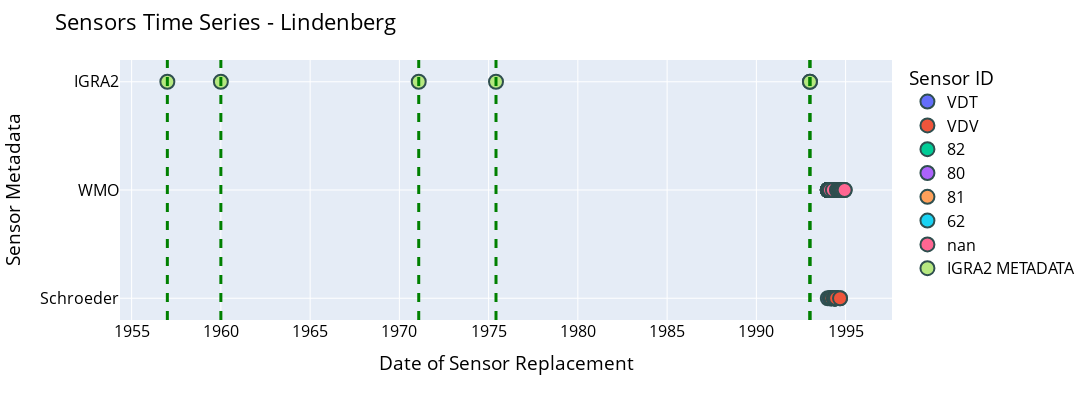

The notebook cell this image was saved under:
### Markdown cell above
## Time series of the sensor changes for the station 

Making a time series with the changes in the sensor id types, or relevant IGRA2 metadata. 

Each dot corresponds to a specific sonde type as indicated by the colors in the legend, both for the WMO and the Schroeder's data.
The complete list with the description of the instruments is provided below.

Green dots and green vertical lines represent IGRA2 metadata relative to the station, which might include also sensor information, but non exclusively.

### Code cell
import plotly.express as px


#filter date
data_df = data_df.loc[data_df.date_time <= pd.Timestamp('1995-01-01')]
fig = px.scatter(data_df, x="date_time", y="value", color="sensor_id",
                hover_name="sensor_id", hover_data=["comment"]
                )

fig.update_layout(title='Sensors Time Series - ' + station_name)
fig.update_yaxes( ticktext= ['Schroeder', 'WMO', 'IGRA2'],
                  tickvals= [1,2,3])

fig.update_layout(width= 1800, height = 400)

fig.update_layout(
    xaxis_title="Date of Sensor Replacement",
    yaxis_title="Sensor Metadata",
    legend_title="Sensor ID",
    font=dict(
        size=16,
        color="black"
    )
)

fig.update_traces(marker=dict(size=14,
                              line=dict(width=2,
                                        color='DarkSlateGrey')),
                  selector=dict(mode='markers'))




for d in stat_igra2.date_time:
    fig.add_vline(x=d, line_width=3, line_dash="dash", line_color="green")



fig.update_layout(hovermode="x unified")

fig.update_layout(
yaxis = dict(
tickfont = dict(size=16)))


fig.show()

### Figure 1 — Plotly figure (JSON) as saved in the notebook; plotly's stock layout.template omitted (floating-point values rounded to 4 significant figures)
{"data": [{"customdata": [["  VDT Vaisala RS80 PC Cora auto corr, ranging wind 31313=46203^ <F=T403FL or 1680AL,P=Ac,T=CB,U=A,W=Ta>"], ["  VDT Vaisala RS80 PC Cora auto corr, ranging wind 31313=46203^ <F=T403FL or 1680AL,P=Ac,T=CB,U=A,W=Ta>"], ["  VDT Vaisala RS80 PC Cora auto corr, ranging wind 31313=46203^ <F=T403FL or 1680AL,P=Ac,T=CB,U=A,W=Ta>"], ["  VDT Vaisala RS80 PC Cora auto corr, ranging wind 31313=46203^ <F=T403FL or 1680AL,P=Ac,T=CB,U=A,W=Ta>"], ["  VDT Vaisala RS80 PC Cora auto corr, ranging wind 31313=46203^ <F=T403FL or 1680AL,P=Ac,T=CB,U=A,W=Ta>"], ["  VDT Vaisala RS80 PC Cora auto corr, ranging wind 31313=46203^ <F=T403FL or 1680AL,P=Ac,T=CB,U=A,W=Ta>"], ["  VDT Vaisala RS80 PC Cora auto corr, ranging wind 31313=46203^ <F=T403FL or 1680AL,P=Ac,T=CB,U=A,W=Ta>"], ["  VDT Vaisala RS80 PC Cora auto corr, ranging wind 31313=46203^ <F=T403FL or 1680AL,P=Ac,T=CB,U=A,W=Ta>"], ["  VDT Vaisala RS80 PC Cora auto corr, ranging wind 31313=46203^ <F=T403FL or 1680AL,P=Ac,T=CB,U=A,W=Ta>"], ["  VDT Vaisala RS80 PC Cora auto corr, ranging wind 31313=46203^ <F=T403FL or 1680AL,P=Ac,T=CB,U=A,W=Ta>"], ["  VDT Vaisala RS80 PC Cora auto corr, ranging wind 31313=46203^ <F=T403FL or 1680AL,P=Ac,T=CB,U=A,W=Ta>"], ["  VDT Vaisala RS80 PC Cora auto corr, ranging wind 31313=46203^ <F=T403FL or 1680AL,P=Ac,T=CB,U=A,W=Ta>"], ["  VDT Vaisala RS80 PC Cora auto corr, ranging wind 31313=46203^ <F=T403FL or 1680AL,P=Ac,T=CB,U=A,W=Ta>"], ["  VDT Vaisala RS80 PC Cora auto corr, ranging wind 31313=46203^ <F=T403FL or 1680AL,P=Ac,T=CB,U=A,W=Ta>"]], "hovertemplate": "<b>%{hovertext}</b><br><br>sensor_id=VDT <br>date_time=%{x}<br>value=%{y}<br>comment=%{customdata[0]}<extra></extra>", "hovertext": ["VDT ", "VDT ", "VDT ", "VDT ", "VDT ", "VDT ", "VDT ", "VDT ", "VDT ", "VDT ", "VDT ", "VDT ", "VDT ", "VDT "], "legendgroup": "VDT ", "marker": {"color": "#636efa", "line": {"color": "DarkSlateGrey", "width": 2}, "size": 14, "symbol": "circle"}, "mode": "markers", "name": "VDT ", "orientation": "v", "showlegend": true, "type": "scatter", "x": ["1993-12-31T23:00:00", "1994-02-14T23:00:00", "1994-03-17T17:00:00", "1994-03-23T11:00:00", "1994-05-09T18:00:00", "1994-05-10T05:00:00", "1994-05-10T17:00:00", "1994-05-11T11:00:00", "1994-06-06T11:00:00", "1994-06-08T11:00:00", "1994-06-09T18:00:00", "1994-06-14T17:00:00", "1994-06-21T11:00:00", "1994-09-09T17:00:00"], "xaxis": "x", "y": [1, 1, 1, 1, 1, 1, 1, 1, 1, 1, 1, 1, 1, 1], "yaxis": "y"}, {"customdata": [["  VDV Vaisala RS80 PC Cora auto corr, Omega wind 31313=46205^ <F=T403FL or 1680AL,P=Ac,T=CB,U=A,N=O>"], ["  VDV Vaisala RS80 PC Cora auto corr, Omega wind 31313=46205^ <F=T403FL or 1680AL,P=Ac,T=CB,U=A,N=O>"], ["  VDV Vaisala RS80 PC Cora auto corr, Omega wind 31313=46205^ <F=T403FL or 1680AL,P=Ac,T=CB,U=A,N=O>"], ["  VDV Vaisala RS80 PC Cora auto corr, Omega wind 31313=46205^ <F=T403FL or 1680AL,P=Ac,T=CB,U=A,N=O>"], ["  VDV Vaisala RS80 PC Cora auto corr, Omega wind 31313=46205^ <F=T403FL or 1680AL,P=Ac,T=CB,U=A,N=O>"], ["  VDV Vaisala RS80 PC Cora auto corr, Omega wind 31313=46205^ <F=T403FL or 1680AL,P=Ac,T=CB,U=A,N=O>"], ["  VDV Vaisala RS80 PC Cora auto corr, Omega wind 31313=46205^ <F=T403FL or 1680AL,P=Ac,T=CB,U=A,N=O>"], ["  VDV Vaisala RS80 PC Cora auto corr, Omega wind 31313=46205^ <F=T403FL or 1680AL,P=Ac,T=CB,U=A,N=O>"], ["  VDV Vaisala RS80 PC Cora auto corr, Omega wind 31313=46205^ <F=T403FL or 1680AL,P=Ac,T=CB,U=A,N=O>"], ["  VDV Vaisala RS80 PC Cora auto corr, Omega wind 31313=46205^ <F=T403FL or 1680AL,P=Ac,T=CB,U=A,N=O>"], ["  VDV Vaisala RS80 PC Cora auto corr, Omega wind 31313=46205^ <F=T403FL or 1680AL,P=Ac,T=CB,U=A,N=O>"], ["  VDV Vaisala RS80 PC Cora auto corr, Omega wind 31313=46205^ <F=T403FL or 1680AL,P=Ac,T=CB,U=A,N=O>"], ["  VDV Vaisala RS80 PC Cora auto corr, Omega wind 31313=46205^ <F=T403FL or 1680AL,P=Ac,T=CB,U=A,N=O>"]], "hovertemplate": "<b>%{hovertext}</b><br><br>sensor_id=VDV <br>date_time=%{x}<br>value=%{y}<br>comment=%{customdata[0]}<extra></extra>", "hovertext": ["VDV ", "VDV ", "VDV ", "VDV ", "VDV ", "VDV ", "VDV ", "VDV ", "VDV ", "VDV ", "VDV ", "VDV ", "VDV "], "legendgroup": "VDV ", "marker": {"color": "#EF553B", "line": {"color": "DarkSlateGrey", "width": 2}, "size": 14, "symbol": "circle"}, "mode": "markers", "name": "VDV ", "orientation": "v", "showlegend": true, "type": "scatter", "x": ["1994-02-14T12:00:00", "1994-03-17T05:00:00", "1994-03-19T18:00:00", "1994-05-09T11:00:00", "1994-05-09T23:00:00", "1994-05-10T11:00:00", "1994-05-11T05:00:00", "1994-05-24T11:00:00", "1994-06-08T05:00:00", "1994-06-08T17:00:00", "1994-06-09T23:00:00", "1994-06-21T05:00:00", "1994-09-08T11:00:00"], "xaxis": "x", "y": [1, 1, 1, 1, 1, 1, 1, 1, 1, 1, 1, 1, 1], "yaxis": "y"}, {"customdata": [["Sippican MK2 GPS/STAR (United States) with rod thermistor, carbon element   and derived pressure    "], ["Sippican MK2 GPS/STAR (United States) with rod thermistor, carbon element   and derived pressure    "], ["Sippican MK2 GPS/STAR (United States) with rod thermistor, carbon element   and derived pressure    "], ["Sippican MK2 GPS/STAR (United States) with rod thermistor, carbon element   and derived pressure    "], ["Sippican MK2 GPS/STAR (United States) with rod thermistor, carbon element   and derived pressure    "], ["Sippican MK2 GPS/STAR (United States) with rod thermistor, carbon element   and derived pressure    "], ["Sippican MK2 GPS/STAR (United States) with rod thermistor, carbon element   and derived pressure    "], ["Sippican MK2 GPS/STAR (United States) with rod thermistor, carbon element   and derived pressure    "], ["Sippican MK2 GPS/STAR (United States) with rod thermistor, carbon element   and derived pressure    "], ["Sippican MK2 GPS/STAR (United States) with rod thermistor, carbon element   and derived pressure    "], ["Sippican MK2 GPS/STAR (United States) with rod thermistor, carbon element   and derived pressure    "], ["Sippican MK2 GPS/STAR (United States) with rod thermistor, carbon element   and derived pressure    "], ["Sippican MK2 GPS/STAR (United States) with rod thermistor, carbon element   and derived pressure    "], ["Sippican MK2 GPS/STAR (United States) with rod thermistor, carbon element   and derived pressure    "], ["Sippican MK2 GPS/STAR (United States) with rod thermistor, carbon element   and derived pressure    "], ["Sippican MK2 GPS/STAR (United States) with rod thermistor, carbon element   and derived pressure    "], ["Sippican MK2 GPS/STAR (United States) with rod thermistor, carbon element   and derived pressure    "], ["Sippican MK2 GPS/STAR (United States) with rod thermistor, carbon element   and derived pressure    "], ["Sippican MK2 GPS/STAR (United States) with rod thermistor, carbon element   and derived pressure    "], ["Sippican MK2 GPS/STAR (United States) with rod thermistor, carbon element   and derived pressure    "], ["Sippican MK2 GPS/STAR (United States) with rod thermistor, carbon element   and derived pressure    "], ["Sippican MK2 GPS/STAR (United States) with rod thermistor, carbon element   and derived pressure    "], ["Sippican MK2 GPS/STAR (United States) with rod thermistor, carbon element   and derived pressure    "], ["Sippican MK2 GPS/STAR (United States) with rod thermistor, carbon element   and derived pressure    "], ["Sippican MK2 GPS/STAR (United States) with rod thermistor, carbon element   and derived pressure    "], ["Sippican MK2 GPS/STAR (United States) with rod thermistor, carbon element   and derived pressure    "], ["Sippican MK2 GPS/STAR (United States) with rod thermistor, carbon element   and derived pressure    "], ["Sippican MK2 GPS/STAR (United States) with rod thermistor, carbon element   and derived pressure    "], ["Sippican MK2 GPS/STAR (United States) with rod thermistor, carbon element   and derived pressure    "], ["Sippican MK2 GPS/STAR (United States) with rod thermistor, carbon element   and derived pressure    "], ["Sippican MK2 GPS/STAR (United States) with rod thermistor, carbon element   and derived pressure    "], ["Sippican MK2 GPS/STAR (United States) with rod thermistor, carbon element   and derived pressure    "], ["Sippican MK2 GPS/STAR (United States) with rod thermistor, carbon element   and derived pressure    "], ["Sippican MK2 GPS/STAR (United States) with rod thermistor, carbon element   and derived pressure    "], ["Sippican MK2 GPS/STAR (United States) with rod thermistor, carbon element   and derived pressure    "], ["Sippican MK2 GPS/STAR (United States) with rod thermistor, carbon element   and derived pressure    "], ["Sippican MK2 GPS/STAR (United States) with rod thermistor, carbon element   and derived pressure    "], ["Sippican MK2 GPS/STAR (United States) with rod thermistor, carbon element   and derived pressure    "], ["Sippican MK2 GPS/STAR (United States) with rod thermistor, carbon element   and derived pressure    "], ["Sippican MK2 GPS/STAR (United States) with rod thermistor, carbon element   and derived pressure    "], ["Sippican MK2 GPS/STAR (United States) with rod thermistor, carbon element   and derived pressure    "], ["Sippican MK2 GPS/STAR (United States) with rod thermistor, carbon element   and derived pressure    "], ["Sippican MK2 GPS/STAR (United States) with rod thermistor, carbon element   and derived pressure    "], ["Sippican MK2 GPS/STAR (United States) with rod thermistor, carbon element   and derived pressure    "], ["Sippican MK2 GPS/STAR (United States) with rod thermistor, carbon element   and derived pressure    "], ["Sippican MK2 GPS/STAR (United States) with rod thermistor, carbon element   and derived pressure    "], ["Sippican MK2 GPS/STAR (United States) with rod thermistor, carbon element   and derived pressure    "], ["Sippican MK2 GPS/STAR (United States) with rod thermistor, carbon element   and derived pressure    "], ["Sippican MK2 GPS/STAR (United States) with rod thermistor, carbon element   and derived pressure    "], ["Sippican MK2 GPS/STAR (United States) with rod thermistor, carbon element   and derived pressure    "], ["Sippican MK2 GPS/STAR (United States) with rod thermistor, carbon element   and derived pressure    "], ["Sippican MK2 GPS/STAR (United States) with rod thermistor, carbon element   and derived pressure    "], ["Sippican MK2 GPS/STAR (United States) with rod thermistor, carbon element   and derived pressure    "], ["Sippican MK2 GPS/STAR (United States) with rod thermistor, carbon element   and derived pressure    "], ["Sippican MK2 GPS/STAR (United States) with rod thermistor, carbon element   and derived pressure    "], ["Sippican MK2 GPS/STAR (United States) with rod thermistor, carbon element   and derived pressure    "], ["Sippican MK2 GPS/STAR (United States) with rod thermistor, carbon element   and derived pressure    "]], "hovertemplate": "<b>%{hovertext}</b><br><br>sensor_id=82<br>date_time=%{x}<br>value=%{y}<br>comment=%{customdata[0]}<extra></extra>", "hovertext": ["82", "82", "82", "82", "82", "82", "82", "82", "82", "82", "82", "82", "82", "82", "82", "82", "82", "82", "82", "82", "82", "82", "82", "82", "82", "82", "82", "82", "82", "82", "82", "82", "82", "82", "82", "82", "82", "82", "82", "82", "82", "82", "82", "82", "82", "82", "82", "82", "82", "82", "82", "82", "82", "82", "82", "82", "82"], "legendgroup": "82", "marker": {"color": "#00cc96", "line": {"color": "DarkSlateGrey", "width": 2}, "size": 14, "symbol": "circle"}, "mode": "markers", "name": "82", "orientation": "v", "showlegend": true, "type": "scatter", "x": ["1993-12-31T23:00:00", "1994-01-01T23:00:00", "1994-01-02T23:00:00", "1994-01-04T00:00:00", "1994-01-05T00:00:00", "1994-01-05T23:00:00", "1994-01-06T23:00:00", "1994-01-09T23:00:00", "1994-01-12T23:00:00", "1994-01-13T23:00:00", "1994-01-14T23:00:00", "1994-01-15T23:00:00", "1994-01-16T23:00:00", "1994-01-17T23:00:00", "1994-01-18T23:00:00", "1994-01-19T23:00:00", "1994-01-20T23:00:00", "1994-01-21T23:00:00", "1994-01-22T23:00:00", "1994-01-23T23:00:00", "1994-01-24T23:00:00", "1994-01-25T23:00:00", "1994-01-26T23:00:00", "1994-01-27T23:00:00", "1994-01-28T23:00:00", "1994-01-29T23:00:00", "1994-01-30T23:00:00", "1994-01-31T23:00:00", "1994-02-04T23:00:00", "1994-02-05T23:00:00", "1994-02-06T23:00:00", "1994-02-07T23:00:00", "1994-02-09T23:00:00", "1994-02-10T23:00:00", "1994-02-11T23:00:00", "1994-02-12T23:00:00", "1994-02-17T23:00:00", "1994-02-19T23:00:00", "1994-02-20T23:00:00", "1994-02-21T23:00:00", "1994-02-22T23:00:00", "1994-02-25T23:00:00", "1994-02-27T23:00:00", "1994-03-01T23:00:00", "1994-03-02T23:00:00", "1994-03-03T23:00:00", "1994-03-06T23:00:00", "1994-03-07T23:00:00", "1994-03-08T23:00:00", "1994-03-13T23:00:00", "1994-03-14T23:00:00", "1994-03-15T23:00:00", "1994-03-16T23:00:00", "1994-03-17T23:00:00", "1994-03-18T23:00:00", "1994-03-19T23:00:00", "1994-03-20T23:00:00"], "xaxis": "x", "y": [2, 2, 2, 2, 2, 2, 2, 2, 2, 2, 2, 2, 2, 2, 2, 2, 2, 2, 2, 2, 2, 2, 2, 2, 2, 2, 2, 2, 2, 2, 2, 2, 2, 2, 2, 2, 2, 2, 2, 2, 2, 2, 2, 2, 2, 2, 2, 2, 2, 2, 2, 2, 2, 2, 2, 2, 2], "yaxis": "y"}, {"customdata": [["Vaisala RS92/Digicora III (Finland)               "], ["Vaisala RS92/Digicora III (Finland)               "], ["Vaisala RS92/Digicora III (Finland)               "], ["Vaisala RS92/Digicora III (Finland)               "], ["Vaisala RS92/Digicora III (Finland)               "], ["Vaisala RS92/Digicora III (Finland)               "], ["Vaisala RS92/Digicora III (Finland)               "], ["Vaisala RS92/Digicora III (Finland)               "], ["Vaisala RS92/Digicora III (Finland)               "], ["Vaisala RS92/Digicora III (Finland)               "], ["Vaisala RS92/Digicora III (Finland)               "], ["Vaisala RS92/Digicora III (Finland)               "], ["Vaisala RS92/Digicora III (Finland)               "], ["Vaisala RS92/Digicora III (Finland)               "], ["Vaisala RS92/Digicora III (Finland)               "], ["Vaisala RS92/Digicora III (Finland)               "], ["Vaisala RS92/Digicora III (Finland)               "], ["Vaisala RS92/Digicora III (Finland)               "], ["Vaisala RS92/Digicora III (Finland)               "], ["Vaisala RS92/Digicora III (Finland)               "], ["Vaisala RS92/Digicora III (Finland)               "], ["Vaisala RS92/Digicora III (Finland)               "], ["Vaisala RS92/Digicora III (Finland)               "], ["Vaisala RS92/Digicora III (Finland)               "], ["Vaisala RS92/Digicora III (Finland)               "], ["Vaisala RS92/Digicora III (Finland)               "], ["Vaisala RS92/Digicora III (Finland)               "], ["Vaisala RS92/Digicora III (Finland)               "], ["Vaisala RS92/Digicora III (Finland)               "], ["Vaisala RS92/Digicora III (Finland)               "], ["Vaisala RS92/Digicora III (Finland)               "], ["Vaisala RS92/Digicora III (Finland)               "], ["Vaisala RS92/Digicora III (Finland)               "], ["Vaisala RS92/Digicora III (Finland)               "], ["Vaisala RS92/Digicora III (Finland)               "], ["Vaisala RS92/Digicora III (Finland)               "], ["Vaisala RS92/Digicora III (Finland)               "], ["Vaisala RS92/Digicora III (Finland)               "], ["Vaisala RS92/Digicora III (Finland)               "], ["Vaisala RS92/Digicora III (Finland)               "], ["Vaisala RS92/Digicora III (Finland)               "], ["Vaisala RS92/Digicora III (Finland)               "], ["Vaisala RS92/Digicora III (Finland)               "], ["Vaisala RS92/Digicora III (Finland)               "], ["Vaisala RS92/Digicora III (Finland)               "], ["Vaisala RS92/Digicora III (Finland)               "], ["Vaisala RS92/Digicora III (Finland)               "], ["Vaisala RS92/Digicora III (Finland)               "], ["Vaisala RS92/Digicora III (Finland)               "], ["Vaisala RS92/Digicora III (Finland)               "], ["Vaisala RS92/Digicora III (Finland)               "], ["Vaisala RS92/Digicora III (Finland)               "], ["Vaisala RS92/Digicora III (Finland)               "], ["Vaisala RS92/Digicora III (Finland)               "], ["Vaisala RS92/Digicora III (Finland)               "], ["Vaisala RS92/Digicora III (Finland)               "], ["Vaisala RS92/Digicora III (Finland)               "], ["Vaisala RS92/Digicora III (Finland)               "], ["Vaisala RS92/Digicora III (Finland)               "], ["Vaisala RS92/Digicora III (Finland)               "], ["Vaisala RS92/Digicora III (Finland)               "], ["Vaisala RS92/Digicora III (Finland)               "], ["Vaisala RS92/Digicora III (Finland)               "], ["Vaisala RS92/Digicora III (Finland)               "], ["Vaisala RS92/Digicora III (Finland)               "]], "hovertemplate": "<b>%{hovertext}</b><br><br>sensor_id=80<br>date_time=%{x}<br>value=%{y}<br>comment=%{customdata[0]}<extra></extra>", "hovertext": ["80", "80", "80", "80", "80", "80", "80", "80", "80", "80", "80", "80", "80", "80", "80", "80", "80", "80", "80", "80", "80", "80", "80", "80", "80", "80", "80", "80", "80", "80", "80", "80", "80", "80", "80", "80", "80", "80", "80", "80", "80", "80", "80", "80", "80", "80", "80", "80", "80", "80", "80", "80", "80", "80", "80", "80", "80", "80", "80", "80", "80", "80", "80", "80", "80"], "legendgroup": "80", "marker": {"color": "#ab63fa", "line": {"color": "DarkSlateGrey", "width": 2}, "size": 14, "symbol": "circle"}, "mode": "markers", "name": "80", "orientation": "v", "showlegend": true, "type": "scatter", "x": ["1994-01-01T05:00:00", "1994-01-03T05:00:00", "1994-01-04T05:00:00", "1994-01-05T05:00:00", "1994-01-06T05:00:00", "1994-01-08T05:00:00", "1994-01-10T05:00:00", "1994-01-12T05:00:00", "1994-01-13T05:00:00", "1994-01-14T05:00:00", "1994-01-15T05:00:00", "1994-01-16T05:00:00", "1994-01-17T06:00:00", "1994-01-18T05:00:00", "1994-01-19T05:00:00", "1994-01-20T05:00:00", "1994-01-21T05:00:00", "1994-01-22T05:00:00", "1994-01-23T05:00:00", "1994-01-24T05:00:00", "1994-01-25T06:00:00", "1994-01-26T05:00:00", "1994-01-27T06:00:00", "1994-01-28T05:00:00", "1994-01-29T05:00:00", "1994-01-30T06:00:00", "1994-01-31T05:00:00", "1994-02-01T05:00:00", "1994-02-02T05:00:00", "1994-02-04T05:00:00", "1994-02-07T05:00:00", "1994-02-08T05:00:00", "1994-02-09T05:00:00", "1994-02-10T05:00:00", "1994-02-11T05:00:00", "1994-02-12T05:00:00", "1994-02-13T05:00:00", "1994-02-16T05:00:00", "1994-02-19T05:00:00", "1994-02-20T05:00:00", "1994-02-21T05:00:00", "1994-02-22T05:00:00", "1994-02-23T05:00:00", "1994-02-24T05:00:00", "1994-02-25T05:00:00", "1994-02-26T05:00:00", "1994-02-27T05:00:00", "1994-02-28T05:00:00", "1994-03-01T05:00:00", "1994-03-03T05:00:00", "1994-03-04T05:00:00", "1994-03-05T05:00:00", "1994-03-06T05:00:00", "1994-03-07T05:00:00", "1994-03-08T05:00:00", "1994-03-09T05:00:00", "1994-03-10T05:00:00", "1994-03-12T05:00:00", "1994-03-13T05:00:00", "1994-03-14T05:00:00", "1994-03-15T05:00:00", "1994-03-16T05:00:00", "1994-03-18T05:00:00", "1994-03-20T05:00:00", "1994-03-21T05:00:00"], "xaxis": "x", "y": [2, 2, 2, 2, 2, 2, 2, 2, 2, 2, 2, 2, 2, 2, 2, 2, 2, 2, 2, 2, 2, 2, 2, 2, 2, 2, 2, 2, 2, 2, 2, 2, 2, 2, 2, 2, 2, 2, 2, 2, 2, 2, 2, 2, 2, 2, 2, 2, 2, 2, 2, 2, 2, 2, 2, 2, 2, 2, 2, 2, 2, 2, 2, 2, 2], "yaxis": "y"}, {"customdata": [["Vaisala RS92/Autosonde (Finland)                "], ["Vaisala RS92/Autosonde (Finland)                "], ["Vaisala RS92/Autosonde (Finland)                "], ["Vaisala RS92/Autosonde (Finland)                "], ["Vaisala RS92/Autosonde (Finland)                "], ["Vaisala RS92/Autosonde (Finland)                "], ["Vaisala RS92/Autosonde (Finland)                "], ["Vaisala RS92/Autosonde (Finland)                "], ["Vaisala RS92/Autosonde (Finland)                "], ["Vaisala RS92/Autosonde (Finland)                "], ["Vaisala RS92/Autosonde (Finland)                "], ["Vaisala RS92/Autosonde (Finland)                "], ["Vaisala RS92/Autosonde (Finland)                "], ["Vaisala RS92/Autosonde (Finland)                "], ["Vaisala RS92/Autosonde (Finland)                "], ["Vaisala RS92/Autosonde (Finland)                "], ["Vaisala RS92/Autosonde (Finland)                "], ["Vaisala RS92/Autosonde (Finland)                "], ["Vaisala RS92/Autosonde (Finland)                "], ["Vaisala RS92/Autosonde (Finland)                "], ["Vaisala RS92/Autosonde (Finland)                "], ["Vaisala RS92/Autosonde (Finland)                "], ["Vaisala RS92/Autosonde (Finland)                "], ["Vaisala RS92/Autosonde (Finland)                "], ["Vaisala RS92/Autosonde (Finland)                "], ["Vaisala RS92/Autosonde (Finland)                "], ["Vaisala RS92/Autosonde (Finland)                "], ["Vaisala RS92/Autosonde (Finland)                "], ["Vaisala RS92/Autosonde (Finland)                "], ["Vaisala RS92/Autosonde (Finland)                "], ["Vaisala RS92/Autosonde (Finland)                "], ["Vaisala RS92/Autosonde (Finland)                "], ["Vaisala RS92/Autosonde (Finland)                "], ["Vaisala RS92/Autosonde (Finland)                "], ["Vaisala RS92/Autosonde (Finland)                "], ["Vaisala RS92/Autosonde (Finland)                "], ["Vaisala RS92/Autosonde (Finland)                "], ["Vaisala RS92/Autosonde (Finland)                "], ["Vaisala RS92/Autosonde (Finland)                "], ["Vaisala RS92/Autosonde (Finland)                "], ["Vaisala RS92/Autosonde (Finland)                "], ["Vaisala RS92/Autosonde (Finland)                "], ["Vaisala RS92/Autosonde (Finland)                "], ["Vaisala RS92/Autosonde (Finland)                "], ["Vaisala RS92/Autosonde (Finland)                "], ["Vaisala RS92/Autosonde (Finland)                "], ["Vaisala RS92/Autosonde (Finland)                "], ["Vaisala RS92/Autosonde (Finland)                "], ["Vaisala RS92/Autosonde (Finland)                "], ["Vaisala RS92/Autosonde (Finland)                "], ["Vaisala RS92/Autosonde (Finland)                "], ["Vaisala RS92/Autosonde (Finland)                "], ["Vaisala RS92/Autosonde (Finland)                "], ["Vaisala RS92/Autosonde (Finland)                "], ["Vaisala RS92/Autosonde (Finland)                "], ["Vaisala RS92/Autosonde (Finland)                "], ["Vaisala RS92/Autosonde (Finland)                "], ["Vaisala RS92/Autosonde (Finland)                "], ["Vaisala RS92/Autosonde (Finland)                "], ["Vaisala RS92/Autosonde (Finland)                "], ["Vaisala RS92/Autosonde (Finland)                "], ["Vaisala RS92/Autosonde (Finland)                "], ["Vaisala RS92/Autosonde (Finland)                "], ["Vaisala RS92/Autosonde (Finland)                "], ["Vaisala RS92/Autosonde (Finland)                "], ["Vaisala RS92/Autosonde (Finland)                "], ["Vaisala RS92/Autosonde (Finland)                "], ["Vaisala RS92/Autosonde (Finland)                "], ["Vaisala RS92/Autosonde (Finland)                "], ["Vaisala RS92/Autosonde (Finland)                "], ["Vaisala RS92/Autosonde (Finland)                "], ["Vaisala RS92/Autosonde (Finland)                "], ["Vaisala RS92/Autosonde (Finland)                "], ["Vaisala RS92/Autosonde (Finland)                "], ["Vaisala RS92/Autosonde (Finland)                "], ["Vaisala RS92/Autosonde (Finland)                "], ["Vaisala RS92/Autosonde (Finland)                "]], "hovertemplate": "<b>%{hovertext}</b><br><br>sensor_id=81<br>date_time=%{x}<br>value=%{y}<br>comment=%{customdata[0]}<extra></extra>", "hovertext": ["81", "81", "81", "81", "81", "81", "81", "81", "81", "81", "81", "81", "81", "81", "81", "81", "81", "81", "81", "81", "81", "81", "81", "81", "81", "81", "81", "81", "81", "81", "81", "81", "81", "81", "81", "81", "81", "81", "81", "81", "81", "81", "81", "81", "81", "81", "81", "81", "81", "81", "81", "81", "81", "81", "81", "81", "81", "81", "81", "81", "81", "81", "81", "81", "81", "81", "81", "81", "81", "81", "81", "81", "81", "81", "81", "81", "81"], "legendgroup": "81", "marker": {"color": "#FFA15A", "line": {"color": "DarkSlateGrey", "width": 2}, "size": 14, "symbol": "circle"}, "mode": "markers", "name": "81", "orientation": "v", "showlegend": true, "type": "scatter", "x": ["1994-01-01T11:00:00", "1994-01-02T11:00:00", "1994-01-03T11:00:00", "1994-01-04T17:00:00", "1994-01-05T11:00:00", "1994-01-06T11:00:00", "1994-01-07T11:00:00", "1994-01-08T11:00:00", "1994-01-09T12:00:00", "1994-01-10T11:00:00", "1994-01-11T11:00:00", "1994-01-12T11:00:00", "1994-01-13T11:00:00", "1994-01-14T11:00:00", "1994-01-15T11:00:00", "1994-01-16T11:00:00", "1994-01-17T11:00:00", "1994-01-18T11:00:00", "1994-01-19T11:00:00", "1994-01-20T11:00:00", "1994-01-21T11:00:00", "1994-01-22T11:00:00", "1994-01-23T11:00:00", "1994-01-24T11:00:00", "1994-01-25T11:00:00", "1994-01-26T11:00:00", "1994-01-27T12:00:00", "1994-01-28T11:00:00", "1994-01-29T11:00:00", "1994-01-30T11:00:00", "1994-01-31T11:00:00", "1994-02-01T11:00:00", "1994-02-02T11:00:00", "1994-02-03T11:00:00", "1994-02-04T11:00:00", "1994-02-05T11:00:00", "1994-02-06T11:00:00", "1994-02-07T11:00:00", "1994-02-08T11:00:00", "1994-02-09T11:00:00", "1994-02-10T11:00:00", "1994-02-11T17:00:00", "1994-02-12T11:00:00", "1994-02-13T17:00:00", "1994-02-17T17:00:00", "1994-02-18T11:00:00", "1994-02-19T11:00:00", "1994-02-20T11:00:00", "1994-02-21T11:00:00", "1994-02-22T11:00:00", "1994-02-23T11:00:00", "1994-02-24T11:00:00", "1994-02-25T11:00:00", "1994-02-26T11:00:00", "1994-02-27T11:00:00", "1994-02-28T11:00:00", "1994-03-01T11:00:00", "1994-03-02T11:00:00", "1994-03-03T11:00:00", "1994-03-04T11:00:00", "1994-03-05T11:00:00", "1994-03-06T11:00:00", "1994-03-07T11:00:00", "1994-03-08T12:00:00", "1994-03-09T11:00:00", "1994-03-10T11:00:00", "1994-03-11T11:00:00", "1994-03-12T11:00:00", "1994-03-13T11:00:00", "1994-03-14T11:00:00", "1994-03-15T11:00:00", "1994-03-16T11:00:00", "1994-03-17T11:00:00", "1994-03-18T11:00:00", "1994-03-19T11:00:00", "1994-03-20T11:00:00", "1994-03-21T11:00:00"], "xaxis": "x", "y": [2, 2, 2, 2, 2, 2, 2, 2, 2, 2, 2, 2, 2, 2, 2, 2, 2, 2, 2, 2, 2, 2, 2, 2, 2, 2, 2, 2, 2, 2, 2, 2, 2, 2, 2, 2, 2, 2, 2, 2, 2, 2, 2, 2, 2, 2, 2, 2, 2, 2, 2, 2, 2, 2, 2, 2, 2, 2, 2, 2, 2, 2, 2, 2, 2, 2, 2, 2, 2, 2, 2, 2, 2, 2, 2, 2, 2], "yaxis": "y"}, {"customdata": [["Vaisala RS80/PCCora (Finland)                "], ["Vaisala RS80/PCCora (Finland)                "], ["Vaisala RS80/PCCora (Finland)                "], ["Vaisala RS80/PCCora (Finland)                "], ["Vaisala RS80/PCCora (Finland)                "], ["Vaisala RS80/PCCora (Finland)                "], ["Vaisala RS80/PCCora (Finland)                "], ["Vaisala RS80/PCCora (Finland)                "], ["Vaisala RS80/PCCora (Finland)                "], ["Vaisala RS80/PCCora (Finland)                "], ["Vaisala RS80/PCCora (Finland)                "], ["Vaisala RS80/PCCora (Finland)                "], ["Vaisala RS80/PCCora (Finland)                "], ["Vaisala RS80/PCCora (Finland)                "], ["Vaisala RS80/PCCora (Finland)                "], ["Vaisala RS80/PCCora (Finland)                "], ["Vaisala RS80/PCCora (Finland)                "], ["Vaisala RS80/PCCora (Finland)                "], ["Vaisala RS80/PCCora (Finland)                "], ["Vaisala RS80/PCCora (Finland)                "], ["Vaisala RS80/PCCora (Finland)                "], ["Vaisala RS80/PCCora (Finland)                "], ["Vaisala RS80/PCCora (Finland)                "], ["Vaisala RS80/PCCora (Finland)                "], ["Vaisala RS80/PCCora (Finland)                "], ["Vaisala RS80/PCCora (Finland)                "], ["Vaisala RS80/PCCora (Finland)                "], ["Vaisala RS80/PCCora (Finland)                "], ["Vaisala RS80/PCCora (Finland)                "], ["Vaisala RS80/PCCora (Finland)                "], ["Vaisala RS80/PCCora (Finland)                "], ["Vaisala RS80/PCCora (Finland)                "], ["Vaisala RS80/PCCora (Finland)                "], ["Vaisala RS80/PCCora (Finland)                "], ["Vaisala RS80/PCCora (Finland)                "], ["Vaisala RS80/PCCora (Finland)                "], ["Vaisala RS80/PCCora (Finland)                "], ["Vaisala RS80/PCCora (Finland)                "], ["Vaisala RS80/PCCora (Finland)                "], ["Vaisala RS80/PCCora (Finland)                "], ["Vaisala RS80/PCCora (Finland)                "], ["Vaisala RS80/PCCora (Finland)                "], ["Vaisala RS80/PCCora (Finland)                "], ["Vaisala RS80/PCCora (Finland)                "], ["Vaisala RS80/PCCora (Finland)                "], ["Vaisala RS80/PCCora (Finland)                "], ["Vaisala RS80/PCCora (Finland)                "], ["Vaisala RS80/PCCora (Finland)                "]], "hovertemplate": "<b>%{hovertext}</b><br><br>sensor_id=62<br>date_time=%{x}<br>value=%{y}<br>comment=%{customdata[0]}<extra></extra>", "hovertext": ["62", "62", "62", "62", "62", "62", "62", "62", "62", "62", "62", "62", "62", "62", "62", "62", "62", "62", "62", "62", "62", "62", "62", "62", "62", "62", "62", "62", "62", "62", "62", "62", "62", "62", "62", "62", "62", "62", "62", "62", "62", "62", "62", "62", "62", "62", "62", "62"], "legendgroup": "62", "marker": {"color": "#19d3f3", "line": {"color": "DarkSlateGrey", "width": 2}, "size": 14, "symbol": "circle"}, "mode": "markers", "name": "62", "orientation": "v", "showlegend": true, "type": "scatter", "x": ["1994-01-02T05:00:00", "1994-01-04T11:00:00", "1994-01-07T05:00:00", "1994-01-07T23:00:00", "1994-01-08T23:00:00", "1994-01-10T23:00:00", "1994-01-11T23:00:00", "1994-01-17T17:00:00", "1994-02-01T23:00:00", "1994-02-02T23:00:00", "1994-02-03T23:00:00", "1994-02-05T05:00:00", "1994-02-06T05:00:00", "1994-02-08T17:00:00", "1994-02-13T11:00:00", "1994-02-13T23:00:00", "1994-02-15T23:00:00", "1994-02-16T11:00:00", "1994-02-18T05:00:00", "1994-02-18T17:00:00", "1994-02-23T23:00:00", "1994-02-24T23:00:00", "1994-02-26T23:00:00", "1994-02-28T23:00:00", "1994-03-01T17:00:00", "1994-03-02T05:00:00", "1994-03-04T23:00:00", "1994-03-05T23:00:00", "1994-03-09T23:00:00", "1994-03-10T23:00:00", "1994-03-11T23:00:00", "1994-03-12T23:00:00", "1994-03-17T05:00:00", "1994-03-19T05:00:00", "1994-03-21T17:00:00", "1994-04-15T11:00:00", "1994-07-08T17:00:00", "1994-07-18T05:00:00", "1994-07-26T23:00:00", "1994-08-10T23:00:00", "1994-08-20T11:00:00", "1994-09-15T23:00:00", "1994-09-22T05:00:00", "1994-09-22T23:00:00", "1994-10-09T23:00:00", "1994-10-21T23:00:00", "1994-11-05T05:00:00", "1994-12-12T11:00:00"], "xaxis": "x", "y": [2, 2, 2, 2, 2, 2, 2, 2, 2, 2, 2, 2, 2, 2, 2, 2, 2, 2, 2, 2, 2, 2, 2, 2, 2, 2, 2, 2, 2, 2, 2, 2, 2, 2, 2, 2, 2, 2, 2, 2, 2, 2, 2, 2, 2, 2, 2, 2], "yaxis": "y"}, {"customdata": [["NA"], ["NA"], ["NA"], ["NA"], ["NA"], ["NA"], ["NA"], ["NA"], ["NA"], ["NA"], ["NA"], ["NA"], ["NA"], ["NA"]], "hovertemplate": "<b>%{hovertext}</b><br><br>sensor_id=nan<br>date_time=%{x}<br>value=%{y}<br>comment=%{customdata[0]}<extra></extra>", "hovertext": ["nan", "nan", "nan", "nan", "nan", "nan", "nan", "nan", "nan", "nan", "nan", "nan", "nan", "nan"], "legendgroup": "nan", "marker": {"color": "#FF6692", "line": {"color": "DarkSlateGrey", "width": 2}, "size": 14, "symbol": "circle"}, "mode": "markers", "name": "nan", "orientation": "v", "showlegend": true, "type": "scatter", "x": ["1994-02-15T17:00:00", "1994-04-15T05:00:00", "1994-07-08T11:00:00", "1994-07-17T23:00:00", "1994-07-26T17:00:00", "1994-08-10T17:00:00", "1994-08-20T05:00:00", "1994-09-15T17:00:00", "1994-09-22T00:00:00", "1994-09-22T17:00:00", "1994-10-09T18:00:00", "1994-10-21T17:00:00", "1994-11-04T23:00:00", "1994-12-12T05:00:00"], "xaxis": "x", "y": [2, 2, 2, 2, 2, 2, 2, 2, 2, 2, 2, 2, 2, 2], "yaxis": "y"}, {"customdata": [["STATION OPENED "], ["USING SONDE MODEL , I1 , E GERMANY FREIBERG UNSPECIFIED "], ["CHANGE SONDE MODEL , E GERMANY FREIBERG UNSPECIFIED , to , USSR RKZ-2 1780 MHZ "], ["CHANGE ID NUMBER , 10393 , to , 09393 "], ["USING RADIAT. CORR. , R1 , VAISALA RS80 1986 CORRECTION "], ["USING SONDE MODEL , I1 , VAISALA RS80 UNSPECIFIED "]], "hovertemplate": "<b>%{hovertext}</b><br><br>sensor_id=IGRA2 METADATA<br>date_time=%{x}<br>value=%{y}<br>comment=%{customdata[0]}<extra></extra>", "hovertext": ["IGRA2 METADATA", "IGRA2 METADATA", "IGRA2 METADATA", "IGRA2 METADATA", "IGRA2 METADATA", "IGRA2 METADATA"], "legendgroup": "IGRA2 METADATA", "marker": {"color": "#B6E880", "line": {"color": "DarkSlateGrey", "width": 2}, "size": 14, "symbol": "circle"}, "mode": "markers", "name": "IGRA2 METADATA", "orientation": "v", "showlegend": true, "type": "scatter", "x": ["1957-01-01T00:00:00", "1960-01-01T00:00:00", "1971-02-01T00:00:00", "1975-06-01T00:00:00", "1993-01-01T00:00:00", "1993-01-01T00:00:00"], "xaxis": "x", "y": [3, 3, 3, 3, 3, 3], "yaxis": "y"}], "layout": {"font": {"color": "black", "size": 16}, "height": 400, "hovermode": "x unified", "legend": {"title": {"text": "Sensor ID"}, "tracegroupgap": 0}, "margin": {"t": 60}, "shapes": [{"line": {"color": "green", "dash": "dash", "width": 3}, "type": "line", "x0": "1957-01-01T00:00:00", "x1": "1957-01-01T00:00:00", "xref": "x", "y0": 0, "y1": 1, "yref": "y domain"}, {"line": {"color": "green", "dash": "dash", "width": 3}, "type": "line", "x0": "1960-01-01T00:00:00", "x1": "1960-01-01T00:00:00", "xref": "x", "y0": 0, "y1": 1, "yref": "y domain"}, {"line": {"color": "green", "dash": "dash", "width": 3}, "type": "line", "x0": "1971-02-01T00:00:00", "x1": "1971-02-01T00:00:00", "xref": "x", "y0": 0, "y1": 1, "yref": "y domain"}, {"line": {"color": "green", "dash": "dash", "width": 3}, "type": "line", "x0": "1975-06-01T00:00:00", "x1": "1975-06-01T00:00:00", "xref": "x", "y0": 0, "y1": 1, "yref": "y domain"}, {"line": {"color": "green", "dash": "dash", "width": 3}, "type": "line", "x0": "1993-01-01T00:00:00", "x1": "1993-01-01T00:00:00", "xref": "x", "y0": 0, "y1": 1, "yref": "y domain"}, {"line": {"color": "green", "dash": "dash", "width": 3}, "type": "line", "x0": "1993-01-01T00:00:00", "x1": "1993-01-01T00:00:00", "xref": "x", "y0": 0, "y1": 1, "yref": "y domain"}], "title": {"text": "Sensors Time Series - Lindenberg"}, "width": 1800, "xaxis": {"anchor": "y", "autorange": true, "domain": [0, 1], "range": ["1954-08-11 05:52:11.5258", "1997-05-04 05:07:48.4742"], "title": {"text": "Date of Sensor Replacement"}, "type": "date"}, "yaxis": {"anchor": "x", "autorange": true, "domain": [0, 1], "range": [0.7991, 3.201], "tickfont": {"size": 16}, "ticktext": ["Schroeder", "WMO", "IGRA2"], "tickvals": [1, 2, 3], "title": {"text": "Sensor Metadata"}, "type": "linear"}}}
